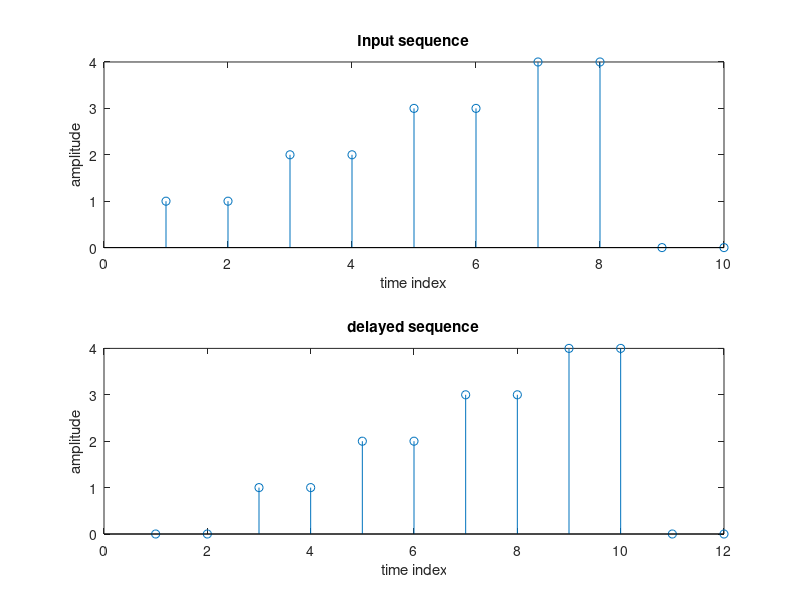

This chart was generated by the following MATLAB code:
%time shifting
x=[1 1 2 2 3 3 4 4 0 0]; %input
n=2; %shift
x1=length(x);
xn=x1+n;
for i=1:xn;
    if(i<=n)
        xn0(i)=0;
    else
        xn0(i)=x(i-n);
    end;
end;


subplot(2,1,1);
stem(x);
title('Input sequence');
xlabel('time index');
ylabel('amplitude');
subplot(2,1,2);
stem(xn0);
title('delayed sequence');
xlabel('time index');
ylabel('amplitude');

